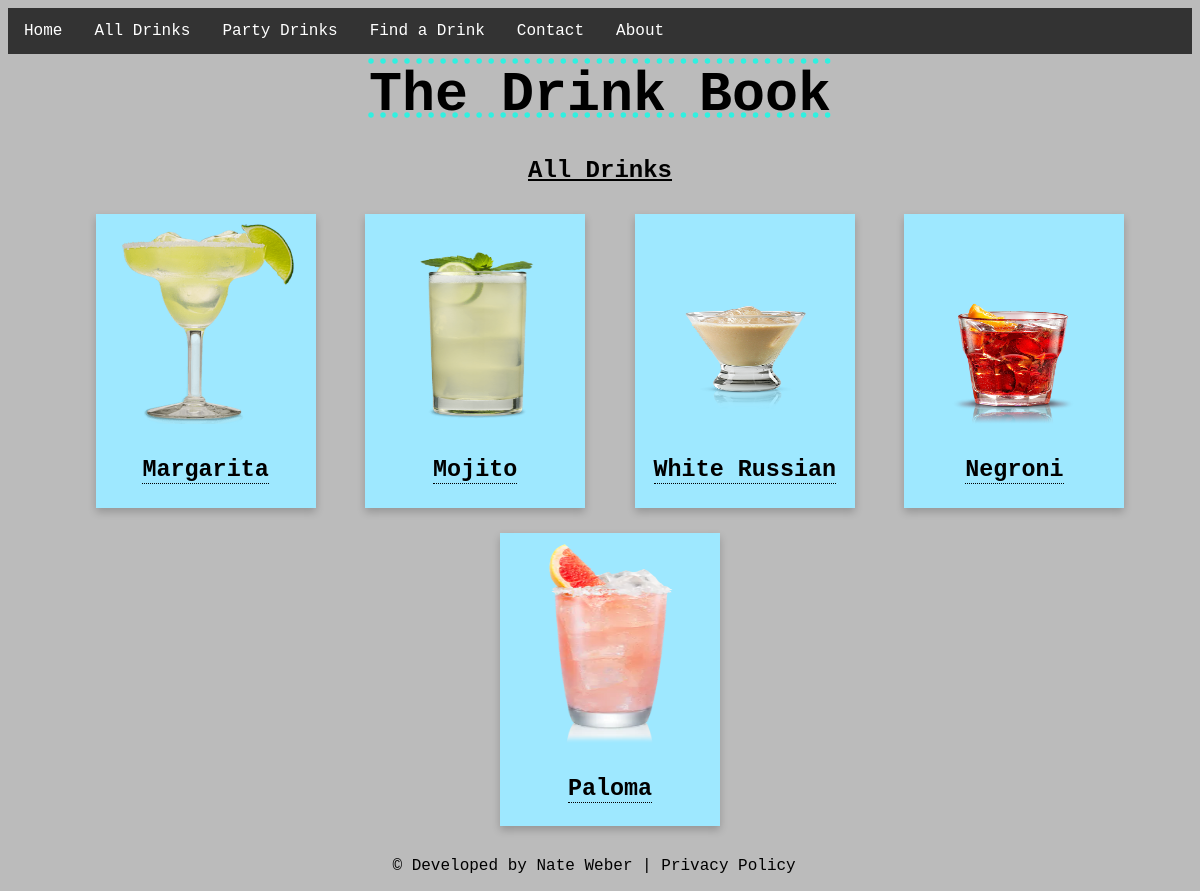
The page /alldrinks/ on the database its author committed.
### drinks/models.py (models this page shows)
class Drink(models.Model):
    id = models.IntegerField(primary_key=True)
    name = models.CharField(max_length=100, null=True)
    abv = models.CharField(max_length=100, null=True)
    description = models.CharField(max_length=100, null=True)
    ingredient0 = models.CharField(max_length=100, null=True, blank=True)
    ingredient1 = models.CharField(max_length=100, null=True, blank=True)
    ingredient2 = models.CharField(max_length=100, null=True, blank=True)
    ingredient3 = models.CharField(max_length=100, null=True, blank=True)
    ingredient4 = models.CharField(max_length=100, null=True, blank=True)
    ingredient5 = models.CharField(max_length=100, null=True, blank=True)
    ingredient6 = models.CharField(max_length=100, null=True, blank=True)
    ingredient7 = models.CharField(max_length=100, null=True, blank=True)

### drinks/views.py (the view)
# urls.py: url(r'^alldrinks/$', views.alldrinks, name='alldrinks'),
def alldrinks(request):
    drinks = Drink.objects.all()
    return render(request, 'alldrinks.html',  {'drinks': drinks})

### drinks/templates/alldrinks.html (shortened to what this page needs)
{% load static %}
<html lang="en-US">
  <head>
    <link rel="stylesheet" href="{% static 'main.css' %}">
  </head>
  <body>
      <ul>
        <li><a class="active" href="../">Home</a></li>
		    <li><a href="../alldrinks">All Drinks</a></li>
        <li><a href="../partydrinks">Party Drinks</a></li>
        <li><a href="../findadrink">Find a Drink</a></li>
        <li><a href="../contact">Contact</a></li>
        <li><a href="../about">About</a></li>
      </ul>
      <div>
        <h1 class="title">The Drink Book</h1>
        <h2 class="featured">All Drinks</h2>
        {% for drink in drinks %}
        <a class="drink_link" href="{% url 'drink_detail' drink.id %}">
          <div class="tile-block">
            <div class="tile" style="display:table-row;">
              {% static "images/" as image %}
              <img src="{{ image }}{{ drink.name }}.png" alt='{{ drink.name }} image'>
              <div>
                  <h3 class="tooltip">{{ drink.name|capfirst }}<span class="tooltiptext">{{ drink.description }}</span></h3>
              </div>
            </div>
          </div>
        </a>
        {% endfor %}
      </div>
    </body>
    <footer>
        <p>&copy; Developed by Nate Weber &#124; Privacy Policy</p>
    </footer>
  </html>

### static/main.css (style rules this page uses)
body { background-color: #bbbbbb; font-family:"Courier New", monospace; text-align: center; }
.title { padding: 10px; margin: 0px; text-decoration: underline overline dotted rgb(48, 240, 224); font-size: 55px; }
.featured { text-decoration: underline; }
ul { list-style-type: none; margin: 0; padding: 0; overflow: hidden; background-color: #333; }
li { float: left; }
li a { display: block; color: white; text-align: center; padding: 14px 16px; text-decoration: none; }
.tile-block { margin: 10px; display: inline-block; text-decoration: none; }
.tile { color: black; background-color: #9ee8ff; font-size: 20px; box-shadow: 0 4px 8px 0 rgba(0,0,0,0.2); transition: 0.5s; }
.drink_link { padding-left: 20px; text-decoration: none; }
img { padding: 10px; width: 200px; height: 200px; }
.tooltip { position: relative; display: inline-block; border-bottom: 1px dotted black; }
footer { bottom: 0; position: relative; width: 99%; text-align: center; color: black; }

### rows shown on the page
Drink: name (picture), name "Margarita"
Drink: name (picture), name "Mojito"
Drink: name (picture), name "White Russian"
Drink: name (picture), name "Negroni"
Drink: name (picture), name "Paloma"
